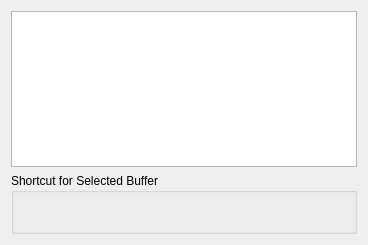
<?xml version="1.0" encoding="UTF-8"?>
<ui version="4.0">
 <class>QuickAccessorsSettingsPage</class>
 <widget class="QWidget" name="QuickAccessorsSettingsPage">
  <property name="geometry">
   <rect>
    <x>0</x>
    <y>0</y>
    <width>368</width>
    <height>245</height>
   </rect>
  </property>
  <property name="sizePolicy">
   <sizepolicy hsizetype="Preferred" vsizetype="Preferred">
    <horstretch>0</horstretch>
    <verstretch>0</verstretch>
   </sizepolicy>
  </property>
  <property name="focusPolicy">
   <enum>Qt::NoFocus</enum>
  </property>
  <property name="windowTitle">
   <string>Form</string>
  </property>
  <layout class="QVBoxLayout" name="verticalLayout">
   <item>
    <widget class="QTreeView" name="shortcutsView"/>
   </item>
   <item>
    <widget class="QGroupBox" name="actionBox">
     <property name="title">
      <string>Shortcut for Selected Buffer</string>
     </property>
     <layout class="QGridLayout" name="gridLayout">
      <item row="0" column="1">
       <spacer name="horizontalSpacer">
        <property name="orientation">
         <enum>Qt::Horizontal</enum>
        </property>
        <property name="sizeHint" stdset="0">
         <size>
          <width>346</width>
          <height>20</height>
         </size>
        </property>
       </spacer>
      </item>
      <item row="0" column="0">
       <widget class="KeySequenceWidget" name="keySequenceWidget" native="true"/>
      </item>
     </layout>
    </widget>
   </item>
  </layout>
 </widget>
 <customwidgets>
  <customwidget>
   <class>KeySequenceWidget</class>
   <extends>QWidget</extends>
   <header>keysequencewidget.h</header>
   <container>1</container>
  </customwidget>
 </customwidgets>
 <resources/>
 <connections/>
</ui>
